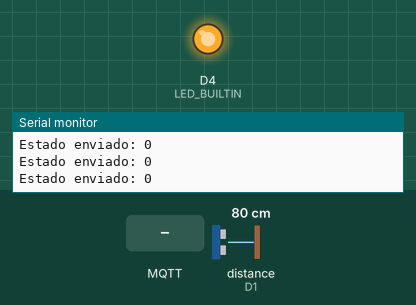
Simulated run of this program. Board: ESP8266 (NodeMCU). Shown: output pins drawn as LEDs (lit = HIGH, except the on-board LED, lit = LOW), the last lines printed to the serial monitor. The test bench sets the inputs (shaded band); at power-on: distance to the obstacle (sensor on D1) 80 cm. The echo pulse lasts 58.3 µs per cm; WiFi joins after 1.5 s; servers stay silent unless stated; no MQTT or app messages arrive unless stated; pins used as bus, display or sensor lines are not drawn.

Above: at 2.7 s.
2.8 s: MQTT message "true" arrives on the first subscribed topic
At 3.9 s:
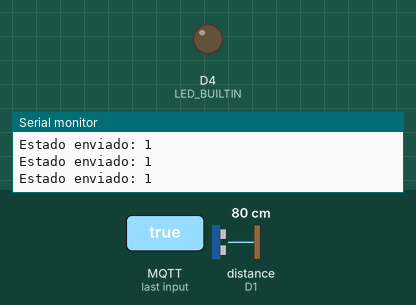
4.3 s: MQTT message "1" arrives on the first subscribed topic
At 5.0 s:
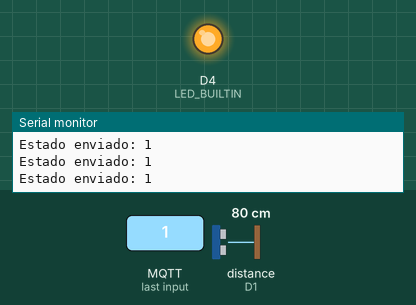
5.8 s: MQTT message "0" arrives on the first subscribed topic
At 6.1 s:
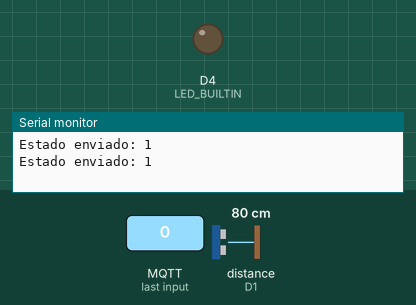
Timing chart, 0 to 8.8 s (numbered marks = the images above; inputs shaded):
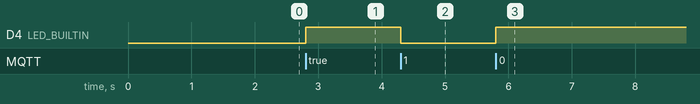

Measured:
- after the input at 2.8 s, D4 (LED_BUILTIN): LOW → HIGH at once
- after the input at 4.3 s, D4 (LED_BUILTIN): HIGH → LOW at once
- after the input at 5.8 s, D4 (LED_BUILTIN): LOW → HIGH at once

The program:

Main.cpp
```cpp
#include <ESP8266WiFi.h>
#include <PubSubClient.h>
#include <Ultrasonic.h>

#define motor D1

//wifi
const char *ssid = "Qualqueruma";
const char *password = "33379281";
//IPAddress mqtt_server(192, 168, 0, 100);
IPAddress mqtt_server(192, 168, 43, 51);
WiFiClient espClient;
PubSubClient client(espClient);
unsigned long lastMsg = 0;
#define MSG_BUFFER_SIZE (50)
char msg[MSG_BUFFER_SIZE];

//ultrasonic
#define INTERVALO_LEITURA 250 //(ms)
#define PIN_TRIGGER 4
#define PIN_ECHO 5
Ultrasonic ultrasonic(PIN_TRIGGER, PIN_ECHO);
int distance;

bool status = false;
#define STATUS_TIMER 1000 //tempo de publicacao do estado do motor em ms
unsigned long lastExecute;

void setup_wifi()
{

  delay(10);
  // We start by connecting to a WiFi network
  Serial.println();
  Serial.print("Connecting to ");
  Serial.println(ssid);

  WiFi.mode(WIFI_STA);
  WiFi.begin(ssid, password);

  while (WiFi.status() != WL_CONNECTED)
  {
    delay(500);
    Serial.print(".");
  }

  randomSeed(micros());

  Serial.println("");
  Serial.println("WiFi connected");
  Serial.println("IP address: ");
  Serial.println(WiFi.localIP());
}

void callback(char *topic, byte *payload, unsigned int length)
{
  String temp;
  Serial.print("Message arrived [");
  Serial.print(topic);
  Serial.print("] ");
  for (int i = 0; i < length; i++)
  {
    Serial.print((char)payload[i]);
    temp += (char)payload[i];
  }
  Serial.println();
  if (temp == "true")
  {
    status = true;
    digitalWrite(motor, HIGH);
  }
  else if (temp == "false")
  {
    status = false;
    digitalWrite(motor, LOW);
  }

  // Switch on the LED if an 1 was received as first character
  if ((char)payload[0] == '1')
  {
    digitalWrite(LED_BUILTIN, LOW); // Turn the LED on (Note that LOW is the voltage level
    // but actually the LED is on; this is because
    // it is active low on the ESP-01)
  }
  else
  {
    digitalWrite(LED_BUILTIN, HIGH); // Turn the LED off by making the voltage HIGH
  }
}

void reconnect()
{
  // Loop until we're reconnected
  while (!client.connected())
  {
    // Create a random client ID
    String clientId = "Ultrasonic";
    // Attempt to connect
    if (client.connect(clientId.c_str()))
    {
      Serial.println("connected");
      // ... and resubscribe
      client.publish("homie/Esp8266b2/$homie", "3.0", true);
      client.publish("homie/Esp8266b2/$name", "Esp8266b2", true);
      client.publish("homie/Esp8266b2/$state", "ready", true);
      client.publish("homie/Esp8266b2/$nodes", "motor, ultrasonic", true);
      client.publish("homie/Esp8266b2/motor/$name", "motor", true);
      client.publish("homie/Esp8266b2/motor/$properties", "estatus", true);
      client.publish("homie/Esp8266b2/motor/estatus", "", true);
      client.publish("homie/Esp8266b2/motor/estatus/$name", "estatus", true);
      client.publish("homie/Esp8266b2/motor/estatus/$datatype", "boolean", true);
      client.publish("homie/Esp8266b2/motor/estatus/$settable", "true", true);
      client.publish("homie/Esp8266b2/ultrasonic/$name", "ultrasonic", true);
      client.publish("homie/Esp8266b2/ultrasonic/$properties", "distance", true);
      client.publish("homie/Esp8266b2/ultrasonic/distance", "", true);
      client.publish("homie/Esp8266b2/ultrasonic/distance/$name", "distance", true);
      client.publish("homie/Esp8266b2/ultrasonic/distance/$datatype", "integer", true);
      client.publish("homie/Esp8266b2/ultrasonic/distance/$settable", "false", true);
      client.subscribe("homie/Esp8266b2/motor/estatus/set");
    }
    else
    {
      Serial.print("failed, rc=");
      Serial.print(client.state());
      Serial.println(" try again in 5 seconds");
      // Wait 5 seconds before retrying
      delay(5000);
    }
  }
}
void setup()
{

  pinMode(LED_BUILTIN, OUTPUT);

  pinMode(motor, OUTPUT);

  lastExecute = millis();
  Serial.begin(9600);
  setup_wifi();
  client.setServer(mqtt_server, 1883);
  client.setCallback(callback);
}

///Função para enviar o estado do motor ao topico
void publishStatus()
{
  distance = ultrasonic.distanceRead();
  client.publish("homie/Esp8266b2/ultrasonic/distance", (String)distance);
  Serial.println("Estado enviado: " + (String)distance);
}
void publishUltrasonic()
{
  if (status)
    client.publish("homie/Esp8266b2/motor/estatus", "true");
  else
  {
    client.publish("homie/Esp8266b2/motor/estatus", "false");
  }
  client.publish("homie/Esp8266b2/$state", "ready", true);
  Serial.println("Estado enviado: " + (String)status);
}

void loop()
{

  if (!client.connected())
  {
    reconnect();
  }
  if ((millis() - lastExecute) > STATUS_TIMER)
  {
    lastExecute = millis();
    publishStatus();
  }
  if ((millis() - lastExecute) > INTERVALO_LEITURA)
  {
    lastExecute = millis();
    publishUltrasonic();
  }
  client.loop();
}
```
